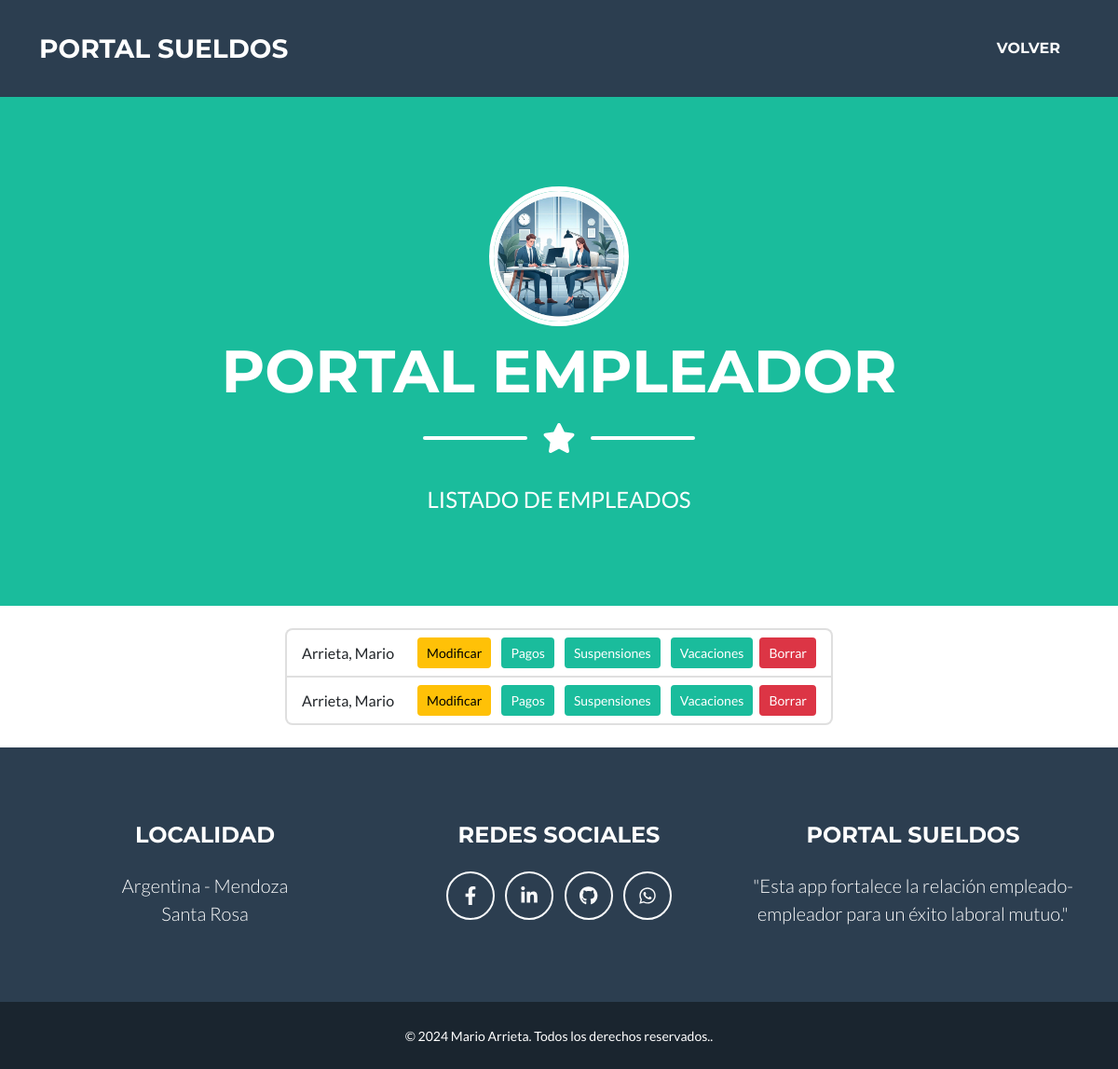
The app's page /empleador/empleado/buscar/ (signed in), older data.
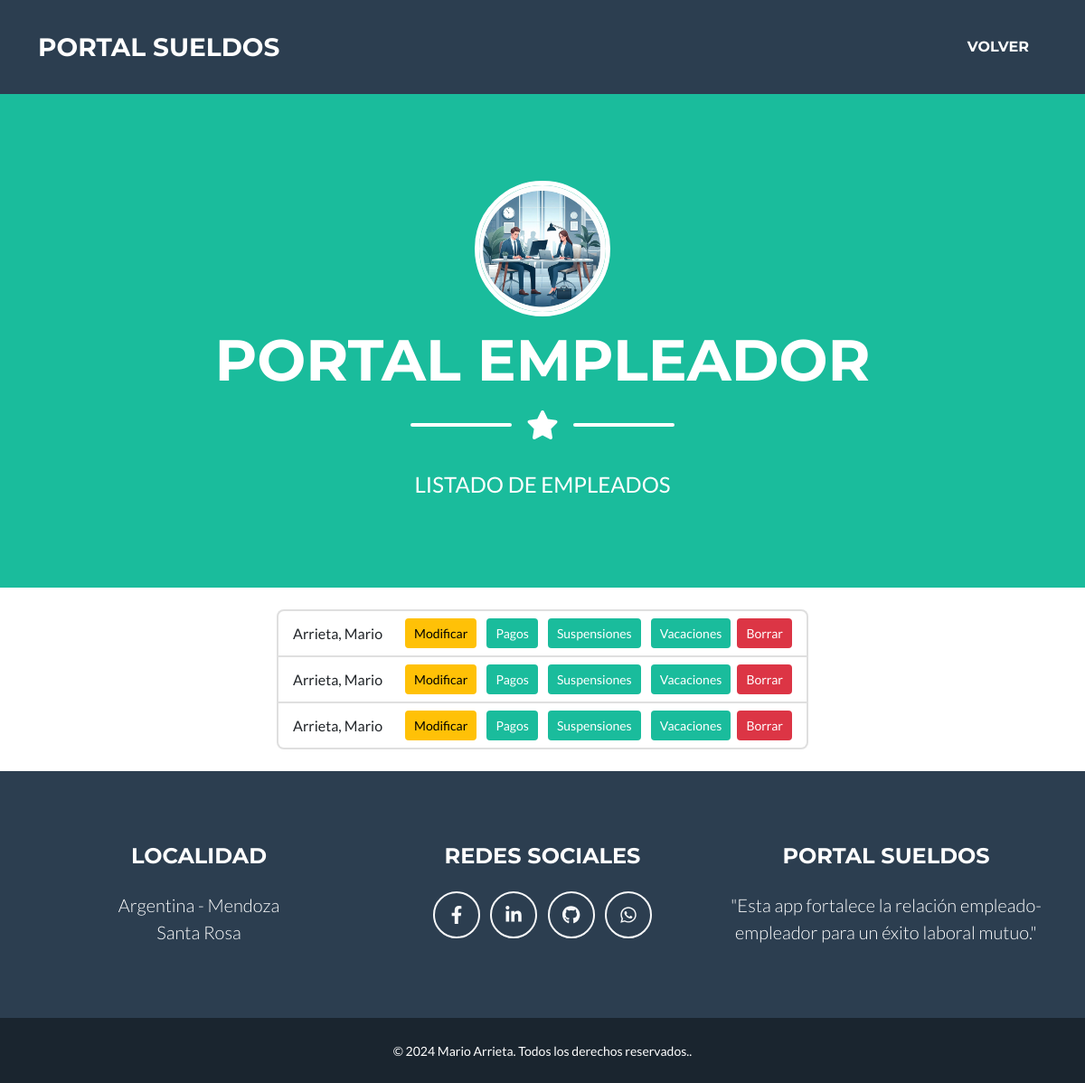
The same page, newer data.
### empleador/models.py (models this page shows)
class Empleado (models.Model):
    empleador = models.ForeignKey (Empleador, on_delete=models.CASCADE, verbose_name="Empleador")
    apellido = models.CharField(max_length=50, verbose_name="Apellido")
    nombre = models.CharField(max_length=50, verbose_name="Nombre")
    cuil = models.PositiveIntegerField(validators=[validate_cuil_length], unique=True, verbose_name="CUIL")
    fecha_ingreso = models.DateField(verbose_name="Fecha de ingreso")
    email = models.EmailField(verbose_name= "e-Mail ")
    def __str__(self):
        return f"{self.apellido.title()}, {self.nombre.title()}"
    class Meta:
        verbose_name = "Empleado"
        verbose_name_plural = "Empleados"

### empleador/views.py (the view)
class EmpleadoRead(LoginRequiredMixin, ListView):
    model = Empleado
    template_name = "empleador/empleado_buscar.html"

### empleador/templates/empleador/empleado_buscar.html
{% extends 'core/base.html' %}
{% load static %}
{% block  titulo%}
    <li class="nav-item mx-0 mx-lg-1"><a class="nav-link py-3 px-0 px-lg-3 rounded" href="{% url 'empleador:index' %}">Volver</a></li>
{% endblock titulo %}
{% block imagen %}
   {% static 'empleador/img/empleador.webp' %}
{% endblock imagen %}
{% block pagina%}
   PORTAL EMPLEADOR
{% endblock pagina%}
{% block mensaje%}
    LISTADO DE EMPLEADOS
{% endblock mensaje%}
{% block formulario %}
    <br>
    {% if object_list %}
    <div class="row justify-content-center">
        <div class="col-lg-6">
            <ul class="list-group">
                {% for empleado in object_list %}
                <li class="list-group-item d-flex justify-content-between align-items-center">
                    <div>
                        {{ empleado }}
                    </div>
                    <div>
                        <a href="{% url 'empleador:pagos_create' %}" class="btn btn-sm btn-primary mx-1 btn-warning">Modificar</a>
                        <a href="{% url 'empleador:pagos_create' %}" class="btn btn-sm btn-primary mx-1">Pagos</a>
                        <a href="{% url 'empleador:suspensiones_create' %}" class="btn btn-sm btn-primary mx-1">Suspensiones</a>
                        <a href="{% url 'empleador:vacaciones_create' %}" class="btn btn-sm btn-primary mx-1">Vacaciones</a>
                        <a href="{% url 'empleador:vacaciones_create' %}" class="btn btn-sm btn-danger">Borrar</a>
                    </div>
                </li>
                {% endfor %}
            </ul>
        </div>
    </div>
    {% endif %}
    <br>
{% endblock formulario %}

Row changes from the older to the newer data that the page shows:
added Empleado: apellido+nombre "Arrieta, Mario"
